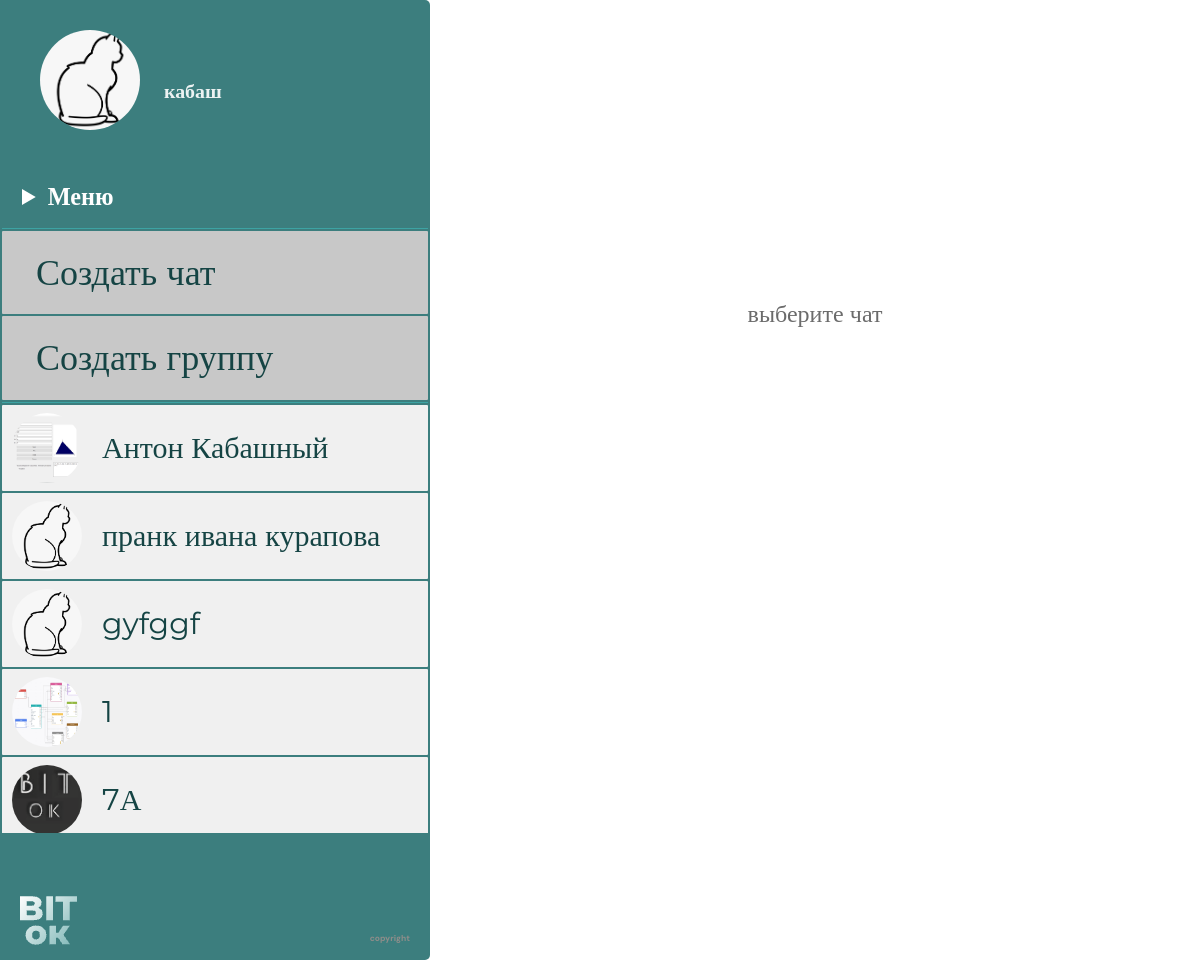
/chats (signed in), run on an earlier commit of the app's database.
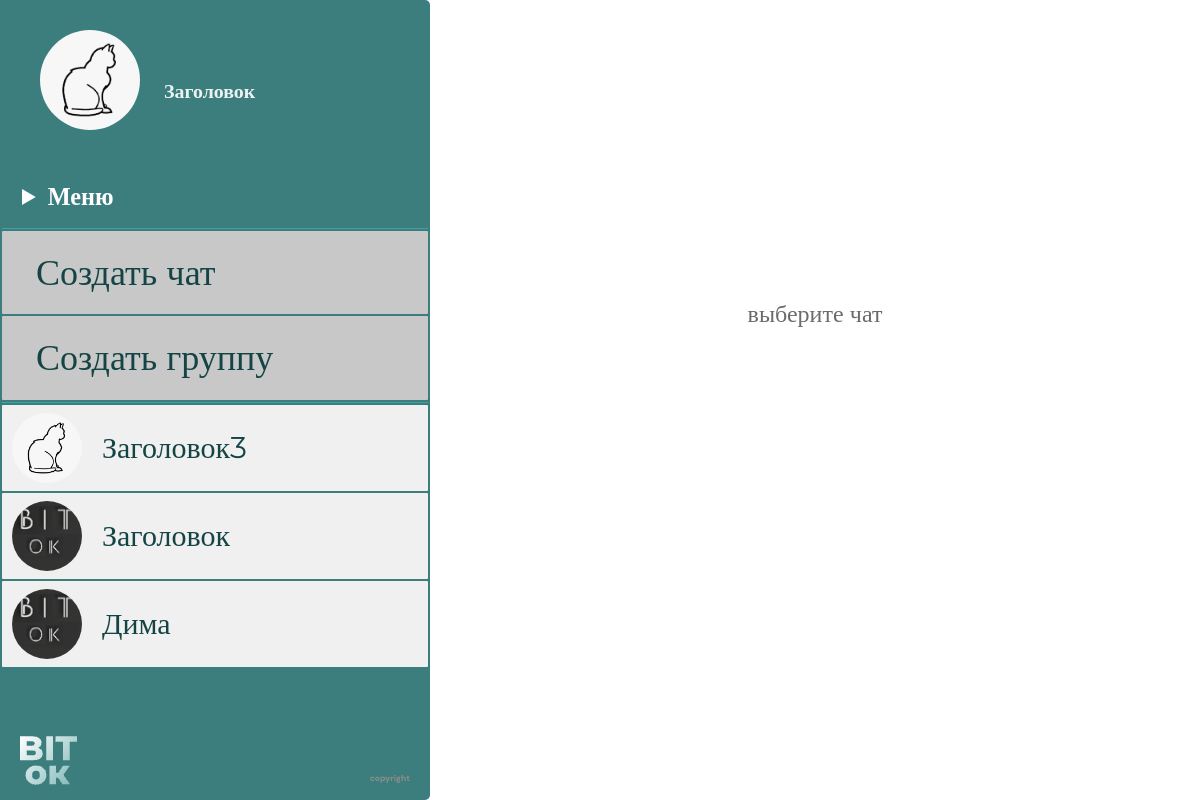
And on a later commit of the database.
### data/user.py (models this page shows, shortened)
class User(SqlAlchemyBase, UserMixin):
    __tablename__ = 'user'
    id = sqlalchemy.Column(sqlalchemy.Integer,
                           primary_key=True, autoincrement=True)
    name = sqlalchemy.Column(sqlalchemy.String, nullable=True)
    email = sqlalchemy.Column(sqlalchemy.String,
                              index=True, unique=True, nullable=True)
    hashed_password = sqlalchemy.Column(sqlalchemy.String, nullable=True)
    publications = sqlalchemy.Column(sqlalchemy.String, nullable=True)
    friends = sqlalchemy.Column(sqlalchemy.String, nullable=True)
    potential_friends = sqlalchemy.Column(sqlalchemy.String, nullable=True)
    photo = sqlalchemy.Column(sqlalchemy.String)
    messages = sqlalchemy.Column(sqlalchemy.String)
    messages_bad = sqlalchemy.Column(sqlalchemy.String)
    form = sqlalchemy.Column(sqlalchemy.String)
    role = sqlalchemy.Column(sqlalchemy.Integer)
    chats = sqlalchemy.Column(sqlalchemy.String)
    idstr = sqlalchemy.Column(sqlalchemy.String)
    current_form = sqlalchemy.Column(sqlalchemy.String)

### data/private_chat.py (models this page shows)
class PrivateChat(SqlAlchemyBase):
    __tablename__ = 'privatechat'
    id = sqlalchemy.Column(sqlalchemy.Integer,
                           primary_key=True, autoincrement=True)
    name1 = sqlalchemy.Column(sqlalchemy.String)
    name2 = sqlalchemy.Column(sqlalchemy.String)
    user1 = sqlalchemy.Column(sqlalchemy.Integer)
    user2 = sqlalchemy.Column(sqlalchemy.Integer)
    photo1 = sqlalchemy.Column(sqlalchemy.String)
    photo2 = sqlalchemy.Column(sqlalchemy.String)

### data/chat.py (models this page shows)
class Chat(SqlAlchemyBase):
    __tablename__ = 'chat'
    id = sqlalchemy.Column(sqlalchemy.Integer,
                           primary_key=True, autoincrement=True)
    name = sqlalchemy.Column(sqlalchemy.String, nullable=True)
    admin = sqlalchemy.Column(sqlalchemy.Integer)
    photo = sqlalchemy.Column(sqlalchemy.String)
    peoples = sqlalchemy.Column(sqlalchemy.String)
    count_peoples = sqlalchemy.Column(sqlalchemy.Integer)

### main.py (the view)
@app.route('/chats')
def chats():
    data = db_sess.query(Chat).filter(Chat.peoples.like(f'%{current_user.id}%')).all()
    data2 = db_sess.query(PrivateChat).filter(
        or_(PrivateChat.user2 == current_user.id, PrivateChat.user1 == current_user.id)).all()
    return render_template('chats.html', title='Группы', data=data, data2=data2)

### data/db_session.py (called while the page is built)
def create_session() -> Session:
    global __factory
    return __factory()

### main.py (called while the page is built)
@login_manager.user_loader
def load_teacher(user_id):
    db_sess = db_session.create_session()
    return db_sess.query(User).get(user_id)

### templates/chats.html (shortened to what this page needs)
<!DOCTYPE html>
<html lang="en">
<head>
    <link rel="stylesheet" href="../static/css/chats_style/chats_style.css">
</head>
<body>
    {% if current_user.is_authenticated %}
    <div class="site">
        <div class="site_left">
            <div class="profile">
                <div class="profile__img-wrapper">
                    <img src="/static/profile_photos/{{current_user.photo}}" alt="" class="profile__img">
                </div>
                <a href="/profile" class="profile__name" display="block">{{current_user.name}}</a>
            </div>
            <nav class="menu">
                <details class="menu__deatils-block">
                    <summary class="menu__title">Меню</summary>
                </details>
                <ul class="menu__buttons">
                    <li><a href="add_private" class="menu__link">Создать чат</a></li>
                    <li><a href="add_chat" class="menu__link">Создать группу</a></li>
                </ul>
                <ul class="menu__chats">
                    {% for item in data2%}
                    <a href="read_private_chat/{{item.id}}" class="chat" width="400">
                        {% if current_user.id == item.user1%}
                        <h2 class="chat__name">{{item.name1}}</h2>
                        <img class="chat__img" src="/static/profile_photos/{{item.photo2}}" width="70" height="70">
                        {% else %}
                        <h2 class="chat__name">{{item.name2}}</h2>
                        <img class="chat__img" src="/static/profile_photos/{{item.photo1}}" width="70" height="70">
                        {% endif %}
                    </a>
                    {% endfor %}
                    {% for item in data%}
                    <a href="read_chat/{{item.id}}" class="chat" width="400">
                        <h2 class="chat__name">{{item.name}}</h2>
                        <img class="chat__img" src="/static/chat_imgs/{{item.photo}}" width="70" height="70">
                    </a>
                    {% endfor %}
                </ul>
            </nav>
            <footer class="footer">
                <a href="/index" class="footer__logo"><img src="/static/img/logo_footer.png" alt=""></a>
                <p class="footer__copyright">copyright</p>
            </footer>
        </div>
        <div class="site_right">
            <p>выберите чат</p>
        </div>
    </div>
    {% endif %}
</body>
</html>

### static/css/chats_style/chats_style.css (style rules this page uses)
* { padding: 0; margin: 0; border: 0; }
*, *:before, *:after { box-sizing: border-box; }
nav, footer, header, aside { display: block; }
html, body { height: 100%; width: 100%; font-size: 100%; line-height: 1; font-size: 14px; -ms-text-size-adjust: 100%; -moz-text-size-adjust: 100%; -webkit-text-size-adjust: 100%; }
a, a:visited { text-decoration: none; }
ul li { list-style: none; }
img { vertical-align: top; }
h1, h2, h3, h4, h5, h6 { font-size: inherit; font-weight: 400; }
.site { display: flex; position: relative; background-color: #fff; overflow: hidden; }
.site_left { position: sticky; z-index: 100; left: 0; top: 0; width: 430px; height: 100vh; border-radius: 0px 5px 5px 0px; background: rgb(60, 126, 126); }
.site_left .profile { display: flex; gap: 24px; padding: 30px 0px 50px 40px; }
.site_left .profile__img { width: 100%; height: 100%; border-radius: 50%; }
.site_left .profile__img-wrapper { width: 100px; height: 100px; background: rgb(60, 126, 126); border-radius: 50%; }
.site_left .profile__name { color: rgba(255, 255, 255, 0.9); font-family: Montserrat; font-size: 19.89px; font-weight: 700; line-height: 120%; letter-spacing: 0%; text-align: center; padding-top: 50px; }
.site_left .menu { overflow: auto; max-height: 68vh; padding: 2px; scrollbar-color: white rgb(60, 126, 126); }
.site_left .menu__deatils-block { overflow: hidden; }
.site_left .menu__buttons { display: flex; flex-direction: column; gap: 2px; padding-top: 2px; padding-bottom: 2px; }
.site_left .menu__buttons a { background-color: #c8c8c8; }
.site_left .menu__buttons::after, .site_left .menu__buttons:before { content: ""; width: 100%; height: 1px; background: rgb(61, 163, 163); }
.site_left .menu__title { color: rgb(255, 255, 255); font-family: Montserrat; font-size: 24.27px; font-weight: 700; line-height: 120%; letter-spacing: 0%; text-align: left; margin-bottom: 15px; padding-left: 20px; cursor: pointer; }
.site_left .menu__link { display: block; border-radius: 1px; background: rgb(255, 255, 255); width: 100%; padding: 20px 34px; color: rgb(21, 68, 68); font-family: Montserrat; font-size: 36px; font-weight: 400; line-height: 120%; letter-spacing: 0%; text-align: left; }
.site_left .footer { position: absolute; left: 0; bottom: 0; display: flex; justify-content: space-between; align-items: flex-end; width: 100%; padding: 0 20px 15px 20px; }
.site_left .footer__copyright { color: rgb(142, 141, 138); font-family: "DM Sans"; font-size: 8.42px; font-weight: 800; line-height: 130%; letter-spacing: 0px; text-align: center; }
.site_right { position: absolute; top: 0; width: 100vw; padding-left: 430px; }
.site_right p { color: rgb(107, 107, 107); font-family: Montserrat; font-size: 24px; font-weight: 400; line-height: 120%; letter-spacing: 0%; text-align: center; padding-top: 300px; }
.menu__chats { display: flex; flex-direction: column; gap: 2px; }
.chat { display: block; border-radius: 1px; background: rgb(240, 240, 240); display: flex; flex-direction: row-reverse; justify-content: start; align-items: center; gap: 20px; padding: 8px 10px; }
.chat__name { color: rgb(21, 68, 68); font-family: Montserrat; font-size: 30px; font-weight: 400; line-height: 120%; text-align: left; }
.chat__img { border-radius: 50%; }

What changed in the data, as far as the page shows it:
removed PrivateChat: name1 "пранк ивана курапова", photo2 (picture)
removed PrivateChat: {{ item.id }} 4 (drawn), name2 "gyfggf", photo1 (picture)
removed Chat: name "7А", photo (picture)
changed User: photo: a different picture; name "кабаш" → "Заголовок"
changed PrivateChat: name1 "Антон Кабашный" → "Заголовок3"; photo2: a different picture
changed Chat: name "1" → "Заголовок"; photo: a different picture
now on this page (row edited): Chat: name "Дима", photo (picture)
